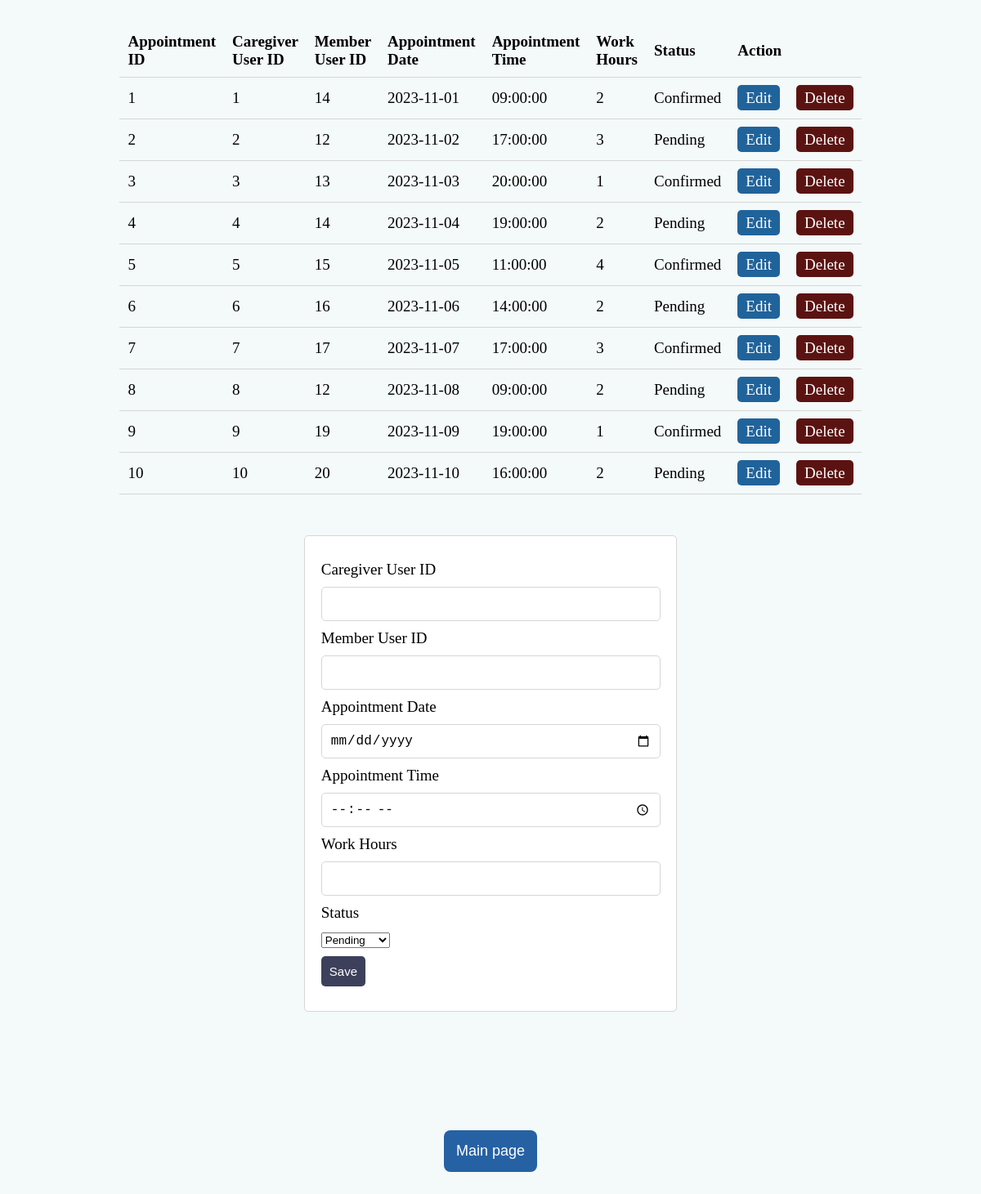
The page /make_appointment.php on the database its author committed.
### tables this page shows
CREATE TABLE APPOINTMENT (
    appointment_id INT NOT NULL AUTO_INCREMENT,
    caregiver_user_id INT NOT NULL,
    member_user_id INT NOT NULL,
    appointment_date DATE NOT NULL,
    appointment_time TIME NOT NULL,
    work_hours INT NOT NULL,
    status ENUM('Pending', 'Confirmed', 'Declined') NOT NULL,
    PRIMARY KEY (appointment_id),
    FOREIGN KEY (caregiver_user_id) REFERENCES CAREGIVER(caregiver_user_id)
    ON DELETE CASCADE
    ON UPDATE CASCADE,
    FOREIGN KEY (member_user_id) REFERENCES MEMBER(member_user_id)
	ON DELETE CASCADE
    ON UPDATE CASCADE
);

### server.php (called while the page is built, shortened)
<?php
        $caregiver_user_id= "";
        $member_user_id= "";
        $appointment_date = "";
        $appointment_time = "";
        $work_hours = "";
        $status = "";
        $edit_state6 = false;
        $db = mysqli_connect('localhost', 'root','Database.123', 'caregivers');
        $results6 = mysqli_query($db, "SELECT * FROM APPOINTMENT");
?>

### make_appointment.php (the view, shortened to what this page needs)
<?php  include('server.php');
?>
<!DOCTYPE html>
<html>
<head>
        <link rel="stylesheet" type="text/css" href="styles.css">
</head>
<body>
    <table>
        <thead>
            <tr>
                <th>Appointment ID</th>
                <th>Caregiver User ID</th>
                <th>Member User ID</th>
                <th>Appointment Date</th>
                <th>Appointment Time</th>
                <th>Work Hours</th>
                <th>Status</th>
                <th colspan="2">Action</th>
            </tr>
        </thead>
        <tbody>
            <?php while ($row = mysqli_fetch_array($results6)) { ?>
                <tr>
                    <td><?php echo $row['appointment_id']; ?></td>
                    <td><?php echo $row['caregiver_user_id']; ?></td>
                    <td><?php echo $row['member_user_id']; ?></td>
                    <td><?php echo $row['appointment_date']; ?></td>
                    <td><?php echo $row['appointment_time']; ?></td>
                    <td><?php echo $row['work_hours']; ?></td>
                    <td><?php echo $row['status']; ?></td>
                    <td>
                        <a class="edit_btn" href="make_appointment.php?edit6=<?php echo $row['appointment_id']; ?>">Edit</a>
                    </td>
                    <td>
                        <a class="del_btn" href="server.php?del6=<?php echo $row['appointment_id']; ?>">Delete</a>
                    </td>
                </tr>
            <?php } ?>
        </tbody>
    </table>
    <form method="post" action="server.php">
        <div class="input-group">
            <label>Caregiver User ID</label>
            <input type="text" name="caregiver_user_id" value="<?php echo $caregiver_user_id; ?>">
        </div>
        <div class="input-group">
            <label>Member User ID</label>
            <input type="text" name="member_user_id" value="<?php echo $member_user_id; ?>">
        </div>
        <div class="input-group">
            <label>Appointment Date</label>
            <input type="date" name="appointment_date" value="<?php echo $appointment_date; ?>">
        </div>
        <div class="input-group">
            <label>Appointment Time</label>
            <input type="time" name="appointment_time" value="<?php echo $appointment_time; ?>">
        </div>
        <div class="input-group">
            <label>Work Hours</label>
            <input type="number" name="work_hours" value="<?php echo $work_hours; ?>">
        </div>
        <div class="input-group">
            <label>Status</label>
            <select name="status">
                <option value="Pending" <?php echo ($status == 'Pending') ? 'selected' : ''; ?>>Pending</option>
            </select>
        </div>
        <div class="input-group">
            <?php if ($edit_state6 == false) : ?>
                <button type="submit" name="save6" class="btn">Save</button>
            <?php else : ?>
                <button type="submit" name="update6" class="btn">Update</button>
            <?php endif ?>
        </div>
    </form>
    <div class="center-container-user">
        <button class="btn main-page-button" onclick="location.href='index.php'">Main page</button>
    </div>
</body>
</html>

### styles.css (style rules this page uses)
body { font-size: 19px; background-color: #f4f9f9; }
table { width: 70%; margin: 30px auto; border-collapse: collapse; text-align: left; }
tr { border-bottom: 1px solid #d6d6d6; }
th, td { border: none; height: 30px; padding: 10px; }
form { width: 35%; margin: 50px auto; text-align: left; padding: 20px; border: 1px solid #d6d6d6; border-radius: 5px; background-color: #ffffff; }
.input-group { margin: 10px 0px; }
.input-group label { display: block; text-align: left; margin: 10px 0; }
.input-group input { height: 20px; width: 95%; padding: 10px; font-size: 16px; border-radius: 5px; border: 1px solid #d6d6d6; }
.btn { padding: 10px; font-size: 15px; color: white; background: #3D405B; border: none; border-radius: 5px; }
.edit_btn { text-decoration: none; padding: 5px 10px; background: #20639B; color: white; border-radius: 5px; }
.del_btn { text-decoration: none; padding: 5px 10px; color: white; border-radius: 5px; background: #5b1311; }
.register-button, .secondary-button, .main-page-button { padding: 15px; font-size: 18px; border: none; border-radius: 8px; cursor: pointer; transition: background-color 0.3s ease; }
.main-page-button { background: #2661a4; color: #fff; }
.center-container-user { display: flex; flex-direction: column; align-items: center; justify-content: center; height: 30vh; }

### rows shown on the page
appointment: appointment_id "1", caregiver_user "1", member_user "14", appointment_date "2023-11-01", appointment_time "09:00:00", work_hours "2", status "Confirmed"
appointment: appointment_id "2", caregiver_user "2", member_user "12", appointment_date "2023-11-02", appointment_time "17:00:00", work_hours "3", status "Pending"
appointment: appointment_id "3", caregiver_user "3", member_user "13", appointment_date "2023-11-03", appointment_time "20:00:00", work_hours "1", status "Confirmed"
appointment: appointment_id "4", caregiver_user "4", member_user "14", appointment_date "2023-11-04", appointment_time "19:00:00", work_hours "2", status "Pending"
appointment: appointment_id "5", caregiver_user "5", member_user "15", appointment_date "2023-11-05", appointment_time "11:00:00", work_hours "4", status "Confirmed"
appointment: appointment_id "6", caregiver_user "6", member_user "16", appointment_date "2023-11-06", appointment_time "14:00:00", work_hours "2", status "Pending"
appointment: appointment_id "7", caregiver_user "7", member_user "17", appointment_date "2023-11-07", appointment_time "17:00:00", work_hours "3", status "Confirmed"
appointment: appointment_id "8", caregiver_user "8", member_user "12", appointment_date "2023-11-08", appointment_time "09:00:00", work_hours "2", status "Pending"
appointment: appointment_id "9", caregiver_user "9", member_user "19", appointment_date "2023-11-09", appointment_time "19:00:00", work_hours "1", status "Confirmed"
appointment: appointment_id "10", caregiver_user "10", member_user "20", appointment_date "2023-11-10", appointment_time "16:00:00", work_hours "2", status "Pending"
